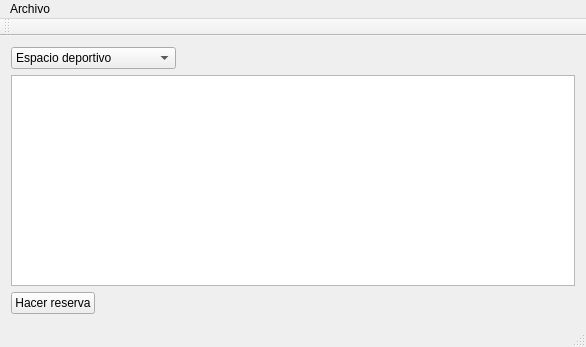
<?xml version="1.0" encoding="UTF-8"?>
<ui version="4.0">
 <class>MainWindow</class>
 <widget class="QMainWindow" name="MainWindow">
  <property name="geometry">
   <rect>
    <x>0</x>
    <y>0</y>
    <width>586</width>
    <height>347</height>
   </rect>
  </property>
  <property name="windowTitle">
   <string>Polideportivo</string>
  </property>
  <widget class="QWidget" name="centralWidget">
   <layout class="QGridLayout" name="gridLayout_2">
    <item row="0" column="0">
     <layout class="QGridLayout" name="gridLayout">
      <item row="0" column="0">
       <layout class="QHBoxLayout" name="horizontalLayout_2">
        <item>
         <widget class="QComboBox" name="tipoEspacioComboBox">
          <item>
           <property name="text">
            <string>Espacio deportivo</string>
           </property>
          </item>
          <item>
           <property name="text">
            <string>Espacio complementario</string>
           </property>
          </item>
         </widget>
        </item>
        <item>
         <spacer name="horizontalSpacer_2">
          <property name="orientation">
           <enum>Qt::Horizontal</enum>
          </property>
          <property name="sizeHint" stdset="0">
           <size>
            <width>40</width>
            <height>20</height>
           </size>
          </property>
         </spacer>
        </item>
       </layout>
      </item>
      <item row="1" column="0">
       <widget class="QTableWidget" name="espaciosTable"/>
      </item>
      <item row="2" column="0">
       <layout class="QHBoxLayout" name="horizontalLayout">
        <item>
         <widget class="QPushButton" name="reservarBtn">
          <property name="text">
           <string>Hacer reserva</string>
          </property>
         </widget>
        </item>
        <item>
         <spacer name="horizontalSpacer">
          <property name="orientation">
           <enum>Qt::Horizontal</enum>
          </property>
          <property name="sizeHint" stdset="0">
           <size>
            <width>40</width>
            <height>20</height>
           </size>
          </property>
         </spacer>
        </item>
       </layout>
      </item>
     </layout>
    </item>
   </layout>
   <zorder></zorder>
   <zorder>espaciosTable</zorder>
   <zorder>horizontalLayoutWidget</zorder>
   <zorder>horizontalSpacer_2</zorder>
  </widget>
  <widget class="QMenuBar" name="menuBar">
   <property name="geometry">
    <rect>
     <x>0</x>
     <y>0</y>
     <width>586</width>
     <height>23</height>
    </rect>
   </property>
   <widget class="QMenu" name="menuArchivo">
    <property name="title">
     <string>Archivo</string>
    </property>
    <addaction name="cerrarSesionAction"/>
    <addaction name="salirAction"/>
   </widget>
   <addaction name="menuArchivo"/>
  </widget>
  <widget class="QToolBar" name="mainToolBar">
   <attribute name="toolBarArea">
    <enum>TopToolBarArea</enum>
   </attribute>
   <attribute name="toolBarBreak">
    <bool>false</bool>
   </attribute>
  </widget>
  <widget class="QStatusBar" name="statusBar"/>
  <action name="cerrarSesionAction">
   <property name="text">
    <string>Cerrar sesión</string>
   </property>
  </action>
  <action name="salirAction">
   <property name="text">
    <string>Salir</string>
   </property>
  </action>
 </widget>
 <layoutdefault spacing="6" margin="11"/>
 <resources/>
 <connections/>
</ui>
